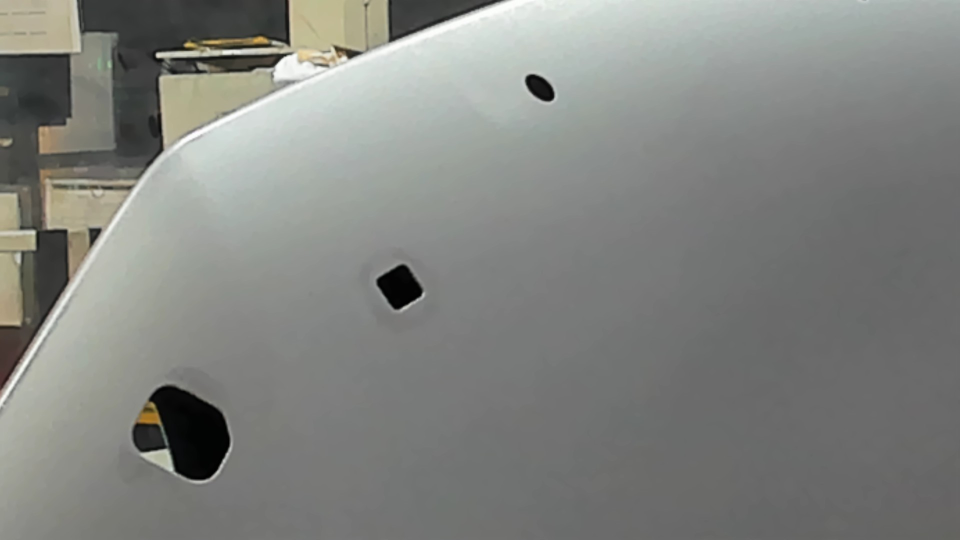
#> input picture application/Test_image.jpg, 1920 x 1080 px (shown at 1/2 size)
$ python -i detect_gray.py   (imports and definitions only)
#> lines starting #> are read from the running program, lines starting #| are printed output that depends on the picture
import cv2
import numpy as np
import base64
import time

def detect_gray_percentage(base64_image):
    """
    Detects the percentage of gray pixels in a base64 encoded image.
    Returns the percentage of gray pixels in the image.
    """
    try:
        start_time = time.time()

        # Decode base64 image - optimize by skipping prefix if present
        if isinstance(base64_image, str) and ',' in base64_image:
            base64_image = base64_image.split(',')[1]

        image_data = base64.b64decode(base64_image)
        np_arr = np.frombuffer(image_data, np.uint8)
        image = cv2.imdecode(np_arr, cv2.IMREAD_COLOR)

        if image is None:
            raise ValueError("Failed to decode image")

        # Convert to HSV - this is faster than processing in RGB
        hsv = cv2.cvtColor(image, cv2.COLOR_BGR2HSV)

        # Define gray range in HSV - low saturation and medium-high value indicates gray
        lower_gray = np.array([0, 0, 50])
        upper_gray = np.array([180, 30, 220])

        # Create mask for gray pixels
        mask = cv2.inRange(hsv, lower_gray, upper_gray)

        # Calculate percentage of gray pixels
        total_pixels = mask.size
        gray_pixels = cv2.countNonZero(mask)
        gray_percentage = (gray_pixels / total_pixels) * 100

        end_time = time.time()
        print(f"Gray detection completed in {(end_time - start_time) * 1000:.2f}ms. Result: {gray_percentage:.2f}% gray (threshold: 60%)")

        return gray_percentage
    except Exception as e:
        print(f"Error in gray detection: {str(e)}")
        raise

>>> import cv2
>>> picture = cv2.imread('Test_image.jpg', cv2.IMREAD_GRAYSCALE)
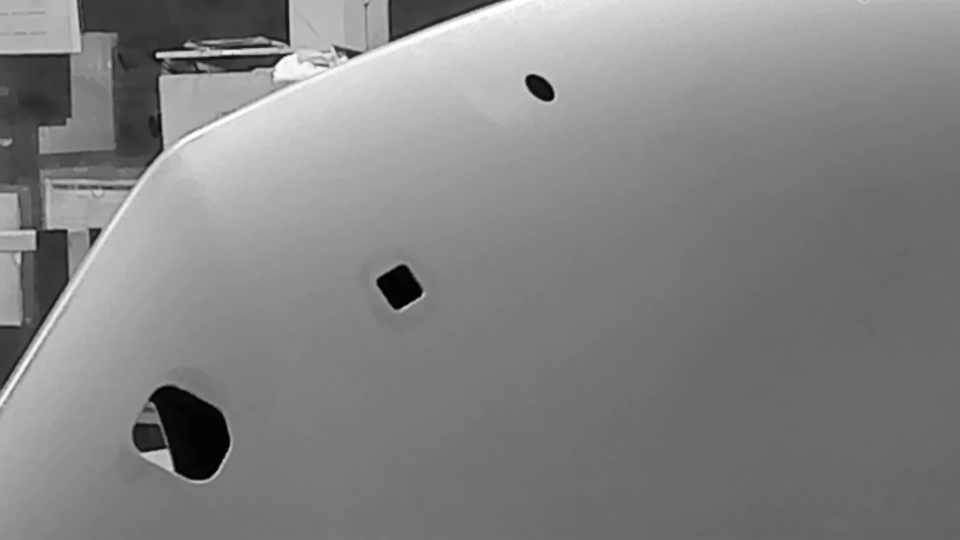
#> picture: shape (1080, 1920) (shown at 1/2 size); min 0, max 255, mean 131.1
>>> result = detect_gray_percentage(picture)
#> in detect_gray_percentage, `np_arr = np.frombuffer(image_data, np.uint8)`: np_arr = 20 values, max 247 at index 9, min 11 at index 3, mean 179.4
#> (the run stopped early here; a loop or call above may not have finished)
